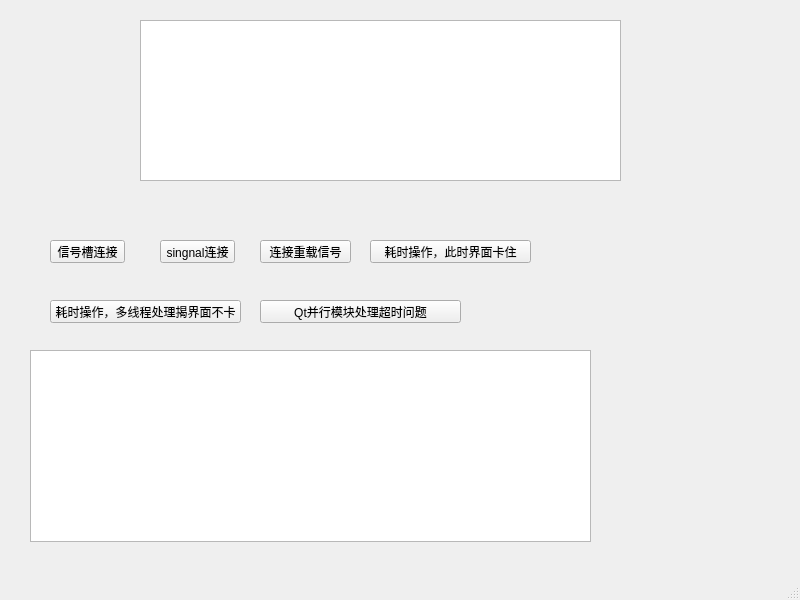
<?xml version="1.0" encoding="UTF-8"?>
<ui version="4.0">
 <class>MainWindow</class>
 <widget class="QMainWindow" name="MainWindow">
  <property name="geometry">
   <rect>
    <x>0</x>
    <y>0</y>
    <width>800</width>
    <height>600</height>
   </rect>
  </property>
  <property name="windowTitle">
   <string>MainWindow</string>
  </property>
  <widget class="QWidget" name="centralwidget">
   <widget class="QTextEdit" name="textEdit">
    <property name="geometry">
     <rect>
      <x>140</x>
      <y>20</y>
      <width>481</width>
      <height>161</height>
     </rect>
    </property>
   </widget>
   <widget class="QPushButton" name="pushButton">
    <property name="geometry">
     <rect>
      <x>50</x>
      <y>240</y>
      <width>75</width>
      <height>23</height>
     </rect>
    </property>
    <property name="text">
     <string>信号槽连接</string>
    </property>
   </widget>
   <widget class="QPushButton" name="pushButton_2">
    <property name="geometry">
     <rect>
      <x>160</x>
      <y>240</y>
      <width>75</width>
      <height>23</height>
     </rect>
    </property>
    <property name="text">
     <string>singnal连接</string>
    </property>
   </widget>
   <widget class="QPushButton" name="pushButton_3">
    <property name="geometry">
     <rect>
      <x>260</x>
      <y>240</y>
      <width>91</width>
      <height>23</height>
     </rect>
    </property>
    <property name="text">
     <string>连接重载信号</string>
    </property>
   </widget>
   <widget class="QPushButton" name="pushButton_4">
    <property name="geometry">
     <rect>
      <x>370</x>
      <y>240</y>
      <width>161</width>
      <height>23</height>
     </rect>
    </property>
    <property name="text">
     <string>耗时操作，此时界面卡住</string>
    </property>
   </widget>
   <widget class="QPushButton" name="pushButton_5">
    <property name="geometry">
     <rect>
      <x>50</x>
      <y>300</y>
      <width>191</width>
      <height>23</height>
     </rect>
    </property>
    <property name="text">
     <string>耗时操作，多线程处理揭界面不卡</string>
    </property>
   </widget>
   <widget class="QPushButton" name="pushButton_6">
    <property name="geometry">
     <rect>
      <x>260</x>
      <y>300</y>
      <width>201</width>
      <height>23</height>
     </rect>
    </property>
    <property name="text">
     <string>Qt并行模块处理超时问题</string>
    </property>
   </widget>
   <widget class="QTableView" name="tableView">
    <property name="geometry">
     <rect>
      <x>30</x>
      <y>350</y>
      <width>561</width>
      <height>192</height>
     </rect>
    </property>
   </widget>
  </widget>
  <widget class="QMenuBar" name="menubar">
   <property name="geometry">
    <rect>
     <x>0</x>
     <y>0</y>
     <width>800</width>
     <height>23</height>
    </rect>
   </property>
  </widget>
  <widget class="QStatusBar" name="statusbar"/>
 </widget>
 <resources/>
 <connections/>
</ui>
